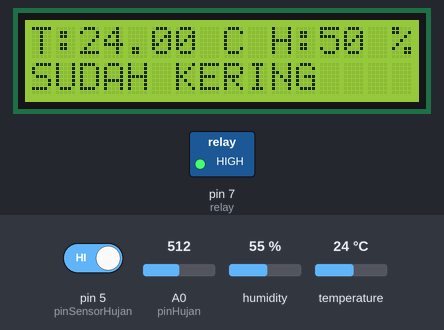
This sketch was run on a simulated Arduino Uno, built with avr-gcc and run on an emulated ATmega328P. On the bench: 16×2 character LCD, switched loads named in the sketch (green lamp = pin HIGH). The test bench sets the inputs (shaded band); at power-on: pin 5 (pinSensorHujan) HIGH, temperature 24 °C, A0 (pinHujan) = 512, humidity 55 %. What the sketch prints to the serial monitor is not drawn.

Above: at 1.2 s.
1.3 s: pin 5 (pinSensorHujan) driven LOW
At 2.8 s:
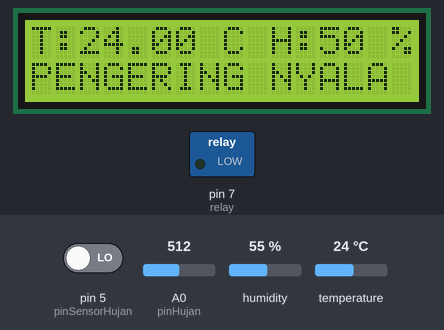
4.0 s: temperature set to 12 °C
At 4.6 s:
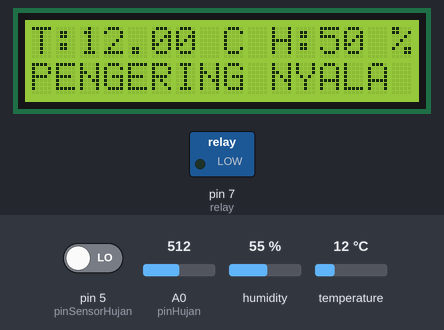
6.7 s: A0 (pinHujan) set to 716
At 9.4 s:
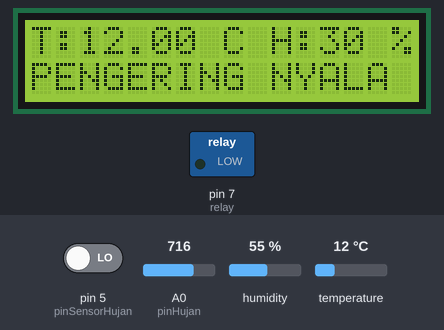
9.7 s: temperature set to 19 °C
At 11.1 s:
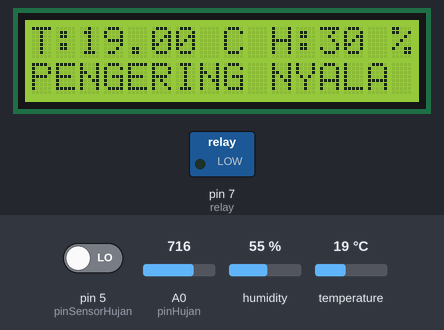
12.4 s: A0 (pinHujan) set to 0
At 14.7 s:
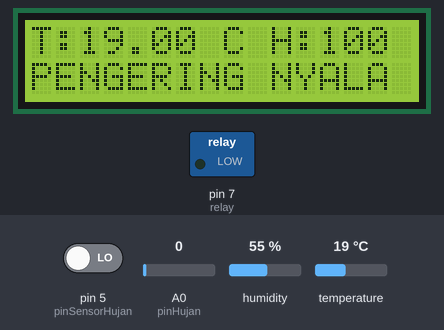
15.8 s: pin 5 (pinSensorHujan) driven HIGH
At 17.6 s:
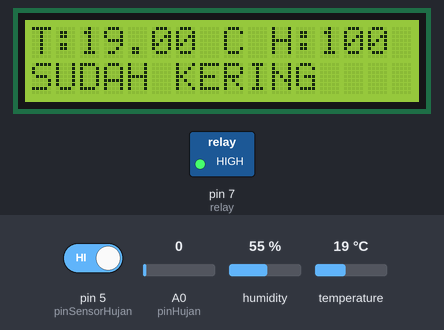
Timing chart, 0 to 19.1 s (numbered marks = the images above; inputs shaded):
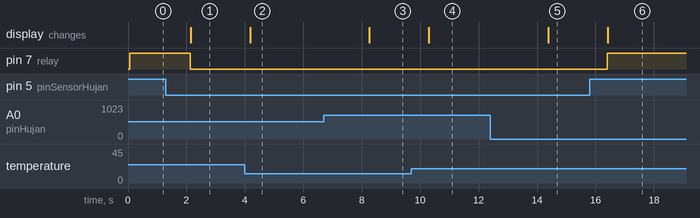

The sketch:

Program.ino
```cpp
#include <LiquidCrystal_I2C.h>
#include <Adafruit_Sensor.h>
#include <DHT.h>
#include <Adafruit_I2CDevice.h>
#define pinSensorHujan 5
#define pinHujan A0
#define relay 7

//lcd
LiquidCrystal_I2C lcd(0x27, 16, 2);
//suhu
DHT dht(2, DHT22); //Pin, Jenis DHT
float suhu;
//sensor hujan
int sensorHujan;
int nilaiHujan;

void setup() {
  Serial.begin(9600);
  dht.begin();
  lcd.begin();
  pinMode(pinSensorHujan, INPUT);
  pinMode(pinHujan, INPUT);
  pinMode(relay, OUTPUT);
  digitalWrite(relay, HIGH);
}

void loop() {
  suhu = dht.readTemperature();
  nilaiHujan = analogRead(pinHujan);
  nilaiHujan = 100 - (nilaiHujan / 10.24);

  Serial.print("Suhu : ");
  Serial.println(suhu);
  lcd.clear();
  lcd.setCursor(0, 0);
  lcd.print(String() + "T:" + suhu + " C" + " H:" + nilaiHujan + " %");
  kondisi();
  delay(2000);
}
void kondisi() {
  sensorHujan = digitalRead(pinSensorHujan);
  if (sensorHujan == 0) {
    digitalWrite(relay, LOW);
    Serial.println("Pengering Nyala");
    lcd.setCursor(0, 1);
    lcd.print("PENGERING NYALA");
  } else if (sensorHujan == 1 && suhu <= 48) {
    digitalWrite(relay, HIGH);
    Serial.println("Sudah Kering bos");
    lcd.setCursor(0, 1);
    lcd.print("SUDAH KERING");
  } else if (suhu > 60) {
    digitalWrite(relay, HIGH);
  } else if (suhu < 50) {
    digitalWrite(relay, LOW);
  }
  else {
    digitalWrite(relay, HIGH);
  }
  Serial.print("Kelembaban: ");
  Serial.print(nilaiHujan);
  Serial.println(" %");
}
```

Measured:
- after the input at 1.3 s, pin 7 (relay): HIGH → LOW after 0.83 s; the display: changes after 0.84 s (image 1)
- after the input at 4.0 s, the display: changes after 0.18 s (image 2)
- after the input at 6.7 s, the display: changes after 1.6 s (image 3)
- after the input at 9.7 s, the display: changes after 0.60 s (image 4)
- after the input at 12.4 s, the display: changes after 2.0 s (image 5)
- after the input at 15.8 s, pin 7 (relay): LOW → HIGH after 0.61 s; the display: changes after 0.62 s (image 6)
